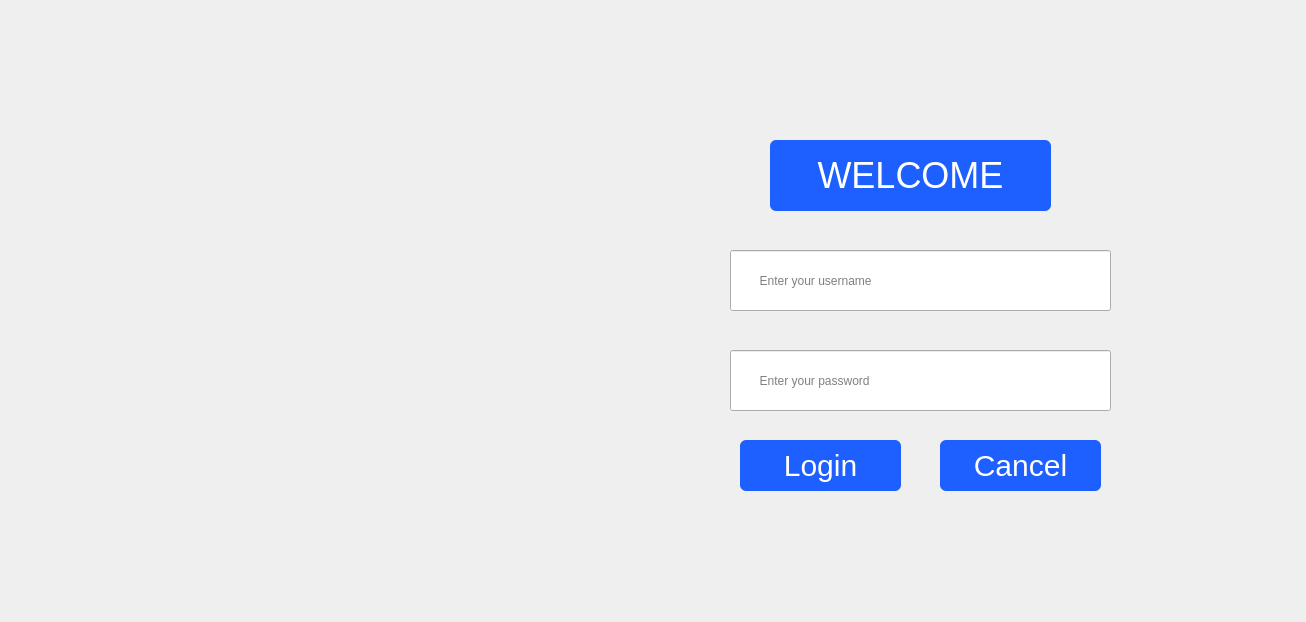
<?xml version="1.0" encoding="UTF-8"?>
<ui version="4.0">
 <class>Login</class>
 <widget class="QWidget" name="Login">
  <property name="geometry">
   <rect>
    <x>0</x>
    <y>0</y>
    <width>1306</width>
    <height>622</height>
   </rect>
  </property>
  <property name="windowTitle">
   <string>Form</string>
  </property>
  <property name="styleSheet">
   <string notr="true"/>
  </property>
  <widget class="QLabel" name="label_4">
   <property name="geometry">
    <rect>
     <x>0</x>
     <y>0</y>
     <width>1261</width>
     <height>621</height>
    </rect>
   </property>
   <property name="text">
    <string/>
   </property>
   <property name="pixmap">
    <pixmap resource="resources.qrc">:/images/ressource/LOGIN1.png</pixmap>
   </property>
   <property name="scaledContents">
    <bool>true</bool>
   </property>
  </widget>
  <widget class="QPushButton" name="connect">
   <property name="geometry">
    <rect>
     <x>740</x>
     <y>440</y>
     <width>161</width>
     <height>51</height>
    </rect>
   </property>
   <property name="styleSheet">
    <string notr="true">QPushButton {
	font: 900 9pt &quot;Poppins Bold&quot;;
    background-color: #1E5FFF;
    color: white;
    border-radius: 6px;
    padding: 6px 12px;
    font-size: 30px;
}
QPushButton:hover { background-color: #004599; }
QPushButton:pressed { background-color: #002050; }</string>
   </property>
   <property name="text">
    <string>Login</string>
   </property>
   <property name="iconSize">
    <size>
     <width>70</width>
     <height>20</height>
    </size>
   </property>
  </widget>
  <widget class="QPushButton" name="cancelButton">
   <property name="geometry">
    <rect>
     <x>940</x>
     <y>440</y>
     <width>161</width>
     <height>51</height>
    </rect>
   </property>
   <property name="styleSheet">
    <string notr="true">QPushButton {
	font: 900 9pt &quot;Poppins Bold&quot;;
    background-color: #1E5FFF;
    color: white;
    border-radius: 6px;
    padding: 6px 12px;
font-size:30px
}
QPushButton:hover { background-color: #004599; }
QPushButton:pressed { background-color: #002050; }</string>
   </property>
   <property name="text">
    <string>Cancel</string>
   </property>
  </widget>
  <widget class="QLineEdit" name="id">
   <property name="geometry">
    <rect>
     <x>730</x>
     <y>250</y>
     <width>381</width>
     <height>61</height>
    </rect>
   </property>
   <property name="text">
    <string/>
   </property>
   <property name="placeholderText">
    <string>        Enter your username</string>
   </property>
  </widget>
  <widget class="QLineEdit" name="mdp">
   <property name="geometry">
    <rect>
     <x>730</x>
     <y>350</y>
     <width>381</width>
     <height>61</height>
    </rect>
   </property>
   <property name="placeholderText">
    <string>        Enter your password</string>
   </property>
  </widget>
  <widget class="QPushButton" name="cancelButton_2">
   <property name="geometry">
    <rect>
     <x>770</x>
     <y>140</y>
     <width>281</width>
     <height>71</height>
    </rect>
   </property>
   <property name="styleSheet">
    <string notr="true">QPushButton {
	
	font: 900 36pt &quot;Poppins Bold&quot;;
    background-color: #1E5FFF;
    color: white;
    border-radius: 6px;
    padding: 6px 12px;
font-size:36px
}
QPushButton:hover { background-color: #004599; }
QPushButton:pressed { background-color: #002050; }</string>
   </property>
   <property name="text">
    <string>WELCOME</string>
   </property>
  </widget>
 </widget>
 <resources>
  <include location="resources.qrc"/>
 </resources>
 <connections/>
</ui>
